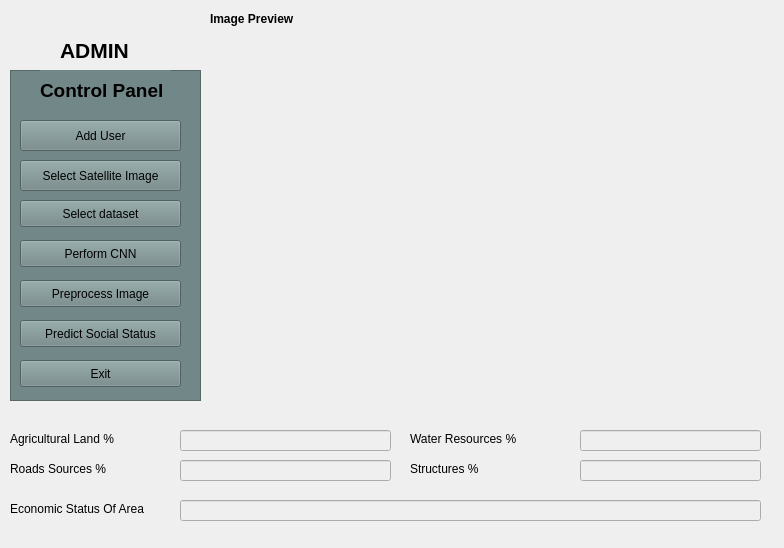
<?xml version="1.0" encoding="UTF-8"?>
<ui version="4.0">
 <class>Home</class>
 <widget class="QMainWindow" name="Home">
  <property name="geometry">
   <rect>
    <x>0</x>
    <y>0</y>
    <width>784</width>
    <height>548</height>
   </rect>
  </property>
  <property name="windowTitle">
   <string>MainWindow</string>
  </property>
  <widget class="QWidget" name="centralwidget">
   <widget class="QFrame" name="frame">
    <property name="geometry">
     <rect>
      <x>10</x>
      <y>70</y>
      <width>191</width>
      <height>331</height>
     </rect>
    </property>
    <property name="styleSheet">
     <string notr="true">border-color: rgb(0, 0, 0);
background-color: rgb(114, 135, 135);</string>
    </property>
    <property name="frameShape">
     <enum>QFrame::StyledPanel</enum>
    </property>
    <property name="frameShadow">
     <enum>QFrame::Raised</enum>
    </property>
    <widget class="QPushButton" name="pushButton">
     <property name="geometry">
      <rect>
       <x>10</x>
       <y>90</y>
       <width>161</width>
       <height>31</height>
      </rect>
     </property>
     <property name="text">
      <string>Select Satellite Image</string>
     </property>
    </widget>
    <widget class="QPushButton" name="pushButton_2">
     <property name="geometry">
      <rect>
       <x>10</x>
       <y>130</y>
       <width>161</width>
       <height>27</height>
      </rect>
     </property>
     <property name="text">
      <string>Select dataset</string>
     </property>
    </widget>
    <widget class="QPushButton" name="pushButton_3">
     <property name="geometry">
      <rect>
       <x>10</x>
       <y>170</y>
       <width>161</width>
       <height>27</height>
      </rect>
     </property>
     <property name="text">
      <string>Perform CNN</string>
     </property>
    </widget>
    <widget class="QLabel" name="label_4">
     <property name="geometry">
      <rect>
       <x>30</x>
       <y>0</y>
       <width>131</width>
       <height>41</height>
      </rect>
     </property>
     <property name="font">
      <font>
       <pointsize>14</pointsize>
       <weight>75</weight>
       <bold>true</bold>
      </font>
     </property>
     <property name="text">
      <string>Control Panel</string>
     </property>
    </widget>
    <widget class="QPushButton" name="pushButton_5">
     <property name="geometry">
      <rect>
       <x>10</x>
       <y>290</y>
       <width>161</width>
       <height>27</height>
      </rect>
     </property>
     <property name="text">
      <string>Exit</string>
     </property>
    </widget>
    <widget class="QPushButton" name="pushButton_6">
     <property name="geometry">
      <rect>
       <x>10</x>
       <y>210</y>
       <width>161</width>
       <height>27</height>
      </rect>
     </property>
     <property name="text">
      <string>Preprocess Image</string>
     </property>
    </widget>
    <widget class="QPushButton" name="pushButton_7">
     <property name="geometry">
      <rect>
       <x>10</x>
       <y>250</y>
       <width>161</width>
       <height>27</height>
      </rect>
     </property>
     <property name="text">
      <string>Predict Social Status</string>
     </property>
    </widget>
    <widget class="QPushButton" name="pushButton_4">
     <property name="geometry">
      <rect>
       <x>10</x>
       <y>50</y>
       <width>161</width>
       <height>31</height>
      </rect>
     </property>
     <property name="text">
      <string>Add User</string>
     </property>
    </widget>
   </widget>
   <widget class="QLabel" name="label">
    <property name="geometry">
     <rect>
      <x>210</x>
      <y>10</y>
      <width>131</width>
      <height>17</height>
     </rect>
    </property>
    <property name="font">
     <font>
      <weight>75</weight>
      <bold>true</bold>
     </font>
    </property>
    <property name="text">
     <string>Image Preview</string>
    </property>
   </widget>
   <widget class="QLabel" name="label_2">
    <property name="geometry">
     <rect>
      <x>10</x>
      <y>430</y>
      <width>151</width>
      <height>17</height>
     </rect>
    </property>
    <property name="text">
     <string>Agricultural Land %</string>
    </property>
   </widget>
   <widget class="QLabel" name="label_3">
    <property name="geometry">
     <rect>
      <x>10</x>
      <y>460</y>
      <width>151</width>
      <height>17</height>
     </rect>
    </property>
    <property name="text">
     <string>Roads Sources %</string>
    </property>
   </widget>
   <widget class="QLineEdit" name="lineEdit">
    <property name="enabled">
     <bool>false</bool>
    </property>
    <property name="geometry">
     <rect>
      <x>180</x>
      <y>430</y>
      <width>211</width>
      <height>21</height>
     </rect>
    </property>
   </widget>
   <widget class="QLineEdit" name="lineEdit_2">
    <property name="enabled">
     <bool>false</bool>
    </property>
    <property name="geometry">
     <rect>
      <x>180</x>
      <y>460</y>
      <width>211</width>
      <height>21</height>
     </rect>
    </property>
   </widget>
   <widget class="QLabel" name="label_5">
    <property name="geometry">
     <rect>
      <x>220</x>
      <y>40</y>
      <width>531</width>
      <height>351</height>
     </rect>
    </property>
    <property name="text">
     <string/>
    </property>
   </widget>
   <widget class="QLabel" name="label_6">
    <property name="geometry">
     <rect>
      <x>410</x>
      <y>460</y>
      <width>131</width>
      <height>17</height>
     </rect>
    </property>
    <property name="text">
     <string>Structures %</string>
    </property>
   </widget>
   <widget class="QLineEdit" name="lineEdit_3">
    <property name="enabled">
     <bool>false</bool>
    </property>
    <property name="geometry">
     <rect>
      <x>580</x>
      <y>460</y>
      <width>181</width>
      <height>21</height>
     </rect>
    </property>
   </widget>
   <widget class="QLineEdit" name="lineEdit_4">
    <property name="enabled">
     <bool>false</bool>
    </property>
    <property name="geometry">
     <rect>
      <x>580</x>
      <y>430</y>
      <width>181</width>
      <height>21</height>
     </rect>
    </property>
   </widget>
   <widget class="QLabel" name="label_7">
    <property name="geometry">
     <rect>
      <x>410</x>
      <y>430</y>
      <width>131</width>
      <height>17</height>
     </rect>
    </property>
    <property name="text">
     <string>Water Resources %</string>
    </property>
   </widget>
   <widget class="QLineEdit" name="lineEdit_6">
    <property name="enabled">
     <bool>false</bool>
    </property>
    <property name="geometry">
     <rect>
      <x>180</x>
      <y>500</y>
      <width>581</width>
      <height>21</height>
     </rect>
    </property>
   </widget>
   <widget class="QLabel" name="label_9">
    <property name="geometry">
     <rect>
      <x>10</x>
      <y>500</y>
      <width>181</width>
      <height>17</height>
     </rect>
    </property>
    <property name="text">
     <string>Economic Status Of Area</string>
    </property>
   </widget>
   <widget class="QLabel" name="label_8">
    <property name="geometry">
     <rect>
      <x>60</x>
      <y>40</y>
      <width>71</width>
      <height>21</height>
     </rect>
    </property>
    <property name="font">
     <font>
      <pointsize>16</pointsize>
      <weight>75</weight>
      <bold>true</bold>
     </font>
    </property>
    <property name="text">
     <string>ADMIN</string>
    </property>
   </widget>
  </widget>
 </widget>
 <resources/>
 <connections/>
</ui>
